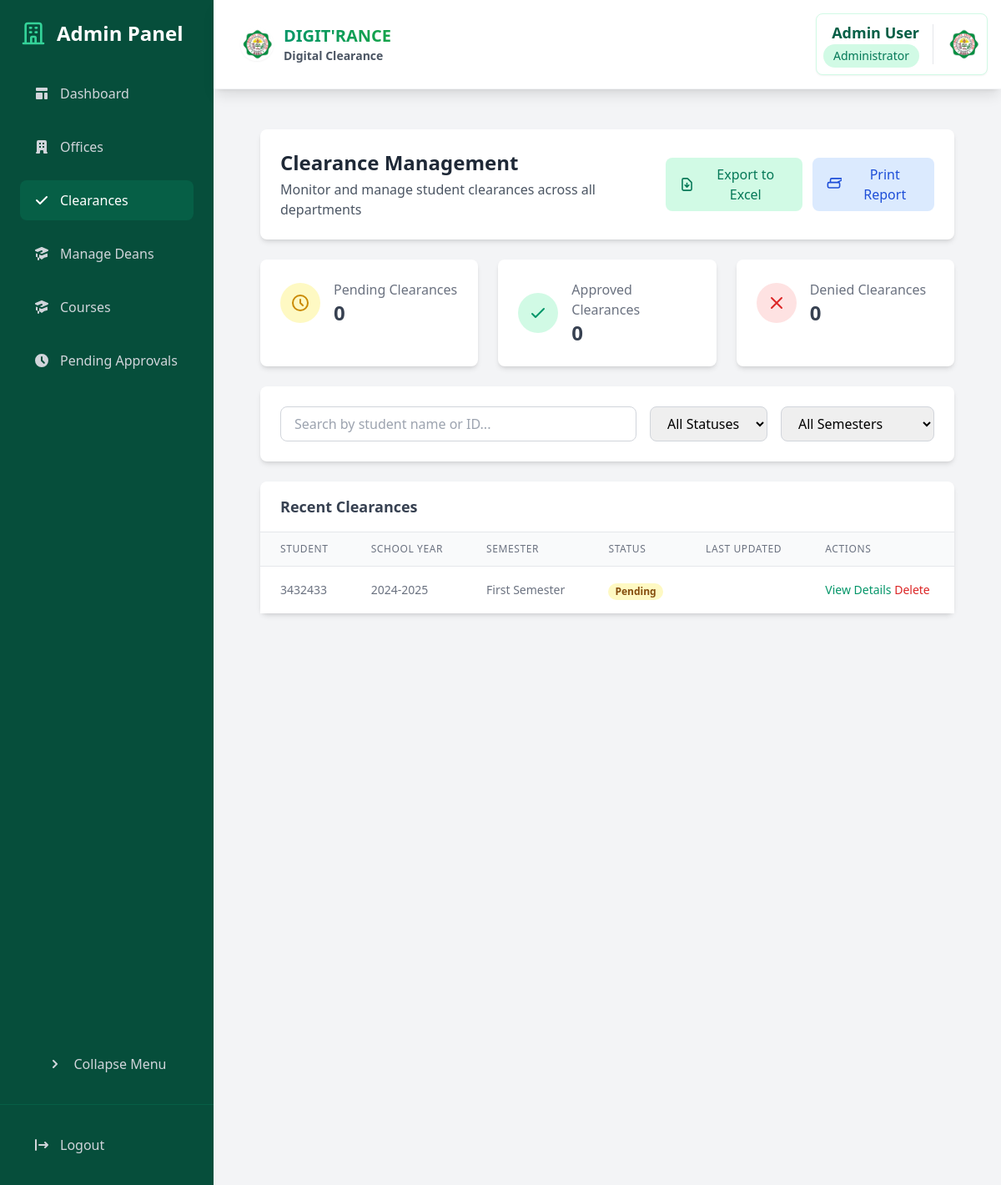
The page /dashboard/admin/clearances/ (signed in) on the database its author committed.
### core/models.py (models this page shows, shortened)
class UserProfile(models.Model):
    user = models.OneToOneField(User, on_delete=models.CASCADE)
    profile_picture = models.ImageField(upload_to='admin_profiles/', null=True, blank=True)
    def get_profile_picture_url(self):
        return self.profile_picture.url if self.profile_picture else static('img/default-profile.png')

class Clearance(models.Model):
    student = models.ForeignKey(Student, on_delete=models.CASCADE, related_name='clearances')
    school_year = models.CharField(max_length=9)
    semester = models.CharField(max_length=3, choices=SEMESTER_CHOICES)
    is_cleared = models.BooleanField(default=False)
    cleared_date = models.DateTimeField(null=True, blank=True)
    program_chair_approved = models.BooleanField(default=False)
    created_at = models.DateTimeField(auto_now_add=True)
    class Meta:
        unique_together = ['student', 'school_year', 'semester']
        ordering = ['-school_year', '-semester']

class Student(models.Model):
    user = models.OneToOneField(User, on_delete=models.CASCADE)
    student_id = models.CharField(max_length=20, unique=True)
    course = models.ForeignKey(Course, on_delete=models.PROTECT)
    year_level = models.IntegerField()
    is_boarder = models.BooleanField(default=False)
    created_at = models.DateTimeField(auto_now_add=True)
    is_approved = models.BooleanField(default=False)
    rejection_reason = models.TextField(blank=True, null=True)
    profile_picture = models.ImageField(upload_to='student_profiles/', null=True, blank=True)

### core/views.py (the view)
# urls.py: path('dashboard/admin/clearances/', views.admin_clearances, name='admin_clearances'),
@login_required
@user_passes_test(lambda u: u.is_superuser)
def admin_clearances(request):
    clearances = Clearance.objects.select_related('student').all().order_by('-school_year', '-semester')
    return render(request, 'admin/clearances.html', {
        'clearances': clearances,
        'clearance_stats': {
            'pending': ClearanceRequest.objects.filter(status='PENDING').count(),
            'approved': ClearanceRequest.objects.filter(status='APPROVED').count(),
            'denied': ClearanceRequest.objects.filter(status='DENIED').count(),
        },
        'recent_clearances': Clearance.objects.select_related('student').order_by('-created_at')[:5],
    })

### templates/admin/clearances.html (shortened to what this page needs)
{% extends 'admin/base_admin.html' %}
{% block admin_content %}
<div class="space-y-6">
    <div class="bg-white rounded-lg shadow-md p-6">
        <div class="flex justify-between items-center">
            <div>
                <h1 class="text-2xl font-bold text-gray-800">Clearance Management</h1>
                <p class="text-gray-600 mt-1">Monitor and manage student clearances across all departments</p>
            </div>
            <div class="flex space-x-3">
                <button onclick="exportToExcel()" class="inline-flex items-center px-4 py-2 bg-emerald-100 text-emerald-700 rounded-lg hover:bg-emerald-200">
                    <svg class="w-5 h-5 mr-2" fill="none" stroke="currentColor" viewBox="0 0 24 24">
                        <path stroke-linecap="round" stroke-linejoin="round" stroke-width="2" d="M12 10v6m0 0l-3-3m3 3l3-3m2 8H7a2 2 0 01-2-2V5a2 2 0 012-2h5.586a1 1 0 01.707.293l5.414 5.414a1 1 0 01.293.707V19a2 2 0 01-2 2z" />
                    </svg>
                    Export to Excel
                </button>
                <button onclick="printReport()" class="inline-flex items-center px-4 py-2 bg-blue-100 text-blue-700 rounded-lg hover:bg-blue-200">
                    <svg class="w-5 h-5 mr-2" fill="none" stroke="currentColor" viewBox="0 0 24 24">
                        <path stroke-linecap="round" stroke-linejoin="round" stroke-width="2" d="M17 17h2a2 2 0 002-2v-4a2 2 0 00-2-2H5a2 2 0 00-2 2v4a2 2 0 002 2zm8-12V5a2 2 0 00-2-2H9a2 2 0 00-2 2v4h10z" />
                    </svg>
                    Print Report
                </button>
            </div>
        </div>
    </div>
    <div class="grid grid-cols-1 md:grid-cols-3 gap-6">
        <div class="bg-white rounded-lg shadow-md p-6">
            <div class="flex items-center">
                <div class="p-3 rounded-full bg-yellow-100">
                    <svg class="w-6 h-6 text-yellow-600" fill="none" stroke="currentColor" viewBox="0 0 24 24">
                        <path stroke-linecap="round" stroke-linejoin="round" stroke-width="2" d="M12 8v4l3 3m6-3a9 9 0 11-18 0 9 9 0 0118 0z" />
                    </svg>
                </div>
                <div class="ml-4">
                    <p class="text-gray-500">Pending Clearances</p>
                    <p class="text-2xl font-semibold text-gray-700">{{ clearance_stats.pending }}</p>
                </div>
            </div>
        </div>
        <div class="bg-white rounded-lg shadow-md p-6">
            <div class="flex items-center">
                <div class="p-3 rounded-full bg-emerald-100">
                    <svg class="w-6 h-6 text-emerald-600" fill="none" stroke="currentColor" viewBox="0 0 24 24">
                        <path stroke-linecap="round" stroke-linejoin="round" stroke-width="2" d="M5 13l4 4L19 7" />
                    </svg>
                </div>
                <div class="ml-4">
                    <p class="text-gray-500">Approved Clearances</p>
                    <p class="text-2xl font-semibold text-gray-700">{{ clearance_stats.approved }}</p>
                </div>
            </div>
        </div>
        <div class="bg-white rounded-lg shadow-md p-6">
            <div class="flex items-center">
                <div class="p-3 rounded-full bg-red-100">
                    <svg class="w-6 h-6 text-red-600" fill="none" stroke="currentColor" viewBox="0 0 24 24">
                        <path stroke-linecap="round" stroke-linejoin="round" stroke-width="2" d="M6 18L18 6M6 6l12 12" />
                    </svg>
                </div>
                <div class="ml-4">
                    <p class="text-gray-500">Denied Clearances</p>
                    <p class="text-2xl font-semibold text-gray-700">{{ clearance_stats.denied }}</p>
                </div>
            </div>
        </div>
    </div>
    <div class="bg-white rounded-lg shadow-md p-6">
        <div class="flex flex-col md:flex-row md:items-center md:justify-between space-y-4 md:space-y-0 md:space-x-4">
            <div class="flex-1">
                <input type="text" id="searchClearance" placeholder="Search by student name or ID..."
                       class="w-full px-4 py-2 border border-gray-300 rounded-lg focus:ring-2 focus:ring-emerald-500 focus:border-emerald-500">
            </div>
            <div class="flex space-x-4">
                <select id="statusFilter" class="px-4 py-2 border border-gray-300 rounded-lg focus:ring-2 focus:ring-emerald-500 focus:border-emerald-500">
                    <option value="">All Statuses</option>
                </select>
                <select id="semesterFilter" class="px-4 py-2 border border-gray-300 rounded-lg focus:ring-2 focus:ring-emerald-500 focus:border-emerald-500">
                    <option value="">All Semesters</option>
                </select>
            </div>
        </div>
    </div>
    <div class="bg-white rounded-lg shadow-md">
        <div class="px-6 py-4 border-b border-gray-200">
            <h2 class="text-lg font-semibold text-gray-700">Recent Clearances</h2>
        </div>
        <div class="overflow-x-auto">
            <table class="min-w-full divide-y divide-gray-200">
                <thead class="bg-gray-50">
                    <tr>
                        <th class="px-6 py-3 text-left text-xs font-medium text-gray-500 uppercase tracking-wider">Student</th>
                        <th class="px-6 py-3 text-left text-xs font-medium text-gray-500 uppercase tracking-wider">School Year</th>
                        <th class="px-6 py-3 text-left text-xs font-medium text-gray-500 uppercase tracking-wider">Semester</th>
                        <th class="px-6 py-3 text-left text-xs font-medium text-gray-500 uppercase tracking-wider">Status</th>
                        <th class="px-6 py-3 text-left text-xs font-medium text-gray-500 uppercase tracking-wider">Last Updated</th>
                        <th class="px-6 py-3 text-left text-xs font-medium text-gray-500 uppercase tracking-wider">Actions</th>
                    </tr>
                </thead>
                <tbody class="bg-white divide-y divide-gray-200">
                    {% for clearance in clearances %}
                    <tr class="hover:bg-gray-50">
                        <td class="px-6 py-4 whitespace-nowrap">
                            <div class="text-sm text-gray-500">{{ clearance.student.student_id }}</div>
                        </td>
                        <td class="px-6 py-4 whitespace-nowrap text-sm text-gray-500">
                            {{ clearance.school_year }}
                        </td>
                        <td class="px-6 py-4 whitespace-nowrap text-sm text-gray-500">
                            {{ clearance.get_semester_display }}
                        </td>
                        <td class="px-6 py-4 whitespace-nowrap">
                            <span class="px-2 inline-flex text-xs leading-5 font-semibold rounded-full
                                {% if clearance.is_cleared %}bg-emerald-100 text-emerald-800
                                {% elif clearance.is_denied %}bg-red-100 text-red-800
                                {% else %}bg-yellow-100 text-yellow-800{% endif %}">
                                {% if clearance.is_cleared %}Cleared
                                {% elif clearance.is_denied %}Denied
                                {% else %}Pending{% endif %}
                            </span>
                        </td>
                        <td class="px-6 py-4 whitespace-nowrap text-sm text-gray-500">
                        </td>
                        <td class="px-6 py-4 whitespace-nowrap text-sm font-medium">
                            <a href="{% url 'clearance_details' clearance.id %}"
                               class="text-emerald-600 hover:text-emerald-800">
                                View Details
                            </a>
                            <form method="POST" action="{% url 'delete_clearance' clearance.id %}" class="inline">
                                <button type="submit" class="text-red-600 hover:text-red-900"
                                        onclick="return confirm('Are you sure you want to delete this clearance?')">
                                    Delete
                                </button>
                            </form>
                        </td>
                    </tr>
                    {% empty %}
                    <tr>
                        <td colspan="6" class="px-6 py-4 text-center text-sm text-gray-500">
                            No clearances found
                        </td>
                    </tr>
                    {% endfor %}
                </tbody>
            </table>
        </div>
    </div>
</div>
{% endblock %}

### templates/components/navbar.html (shortened to what this page needs)
{% load static %}
<header class="bg-white shadow-lg p-4 flex justify-between items-center border-b border-gray-100 sticky top-0 z-50">
    <div class="flex items-center">
        <h1 class="text-xl font-bold flex items-center ml-4 text-gray-800">
            <a href="{% url 'home' %}" class="flex items-center group">
                <img src="{% static 'img/permit_logo.png' %}" alt="JHCSC Logo" class="h-10 w-10 mr-3 rounded-full shadow-sm">
                <div class="flex flex-col">
                    <span class="text-gradient bg-clip-text text-transparent bg-gradient-to-r from-emerald-600 to-green-600 group-hover:from-emerald-700 group-hover:to-green-700 transition-all">
                    </span>
                    <span class="text-sm text-gray-600">Digital Clearance</span>
                </div>
            </a>
        </h1>    </div>
    <div class="flex items-center">
        {% if user.is_authenticated %}
            <div class="bg-white rounded-lg shadow-sm border border-emerald-100 hover:shadow-md transition-all duration-200">
                <div class="flex items-center space-x-4 p-2">
                    <div class="flex flex-col items-end">
                        <span class="font-semibold text-lg text-emerald-800">
                            {% if user.programchair %}
                                {{ user.programchair.user.get_full_name }}
                            {% elif user.student %}
                                {{ user.student.user.get_full_name }}
                            {% elif user.staff %}
                                {{ user.staff.user.get_full_name }}
                            {% elif user.is_superuser %}
                                {{ user.get_full_name }}
                            {% else %}
                                {{ user.get_full_name }}
                            {% endif %}
                        </span>
                        <span class="text-sm px-3 py-1 bg-emerald-100 text-emerald-700 rounded-full font-medium">
                            {% if user.programchair %}
                                Program Chair
                            {% elif user.student %}
                                Student
                            {% elif user.staff %}
                                {{ user.staff.office.name }} Staff
                            {% elif user.is_superuser %}
                                Administrator
                            {% endif %}
                        </span>
                    </div>
                    <div class="relative group">
                        {% if user.student %}
                            <img src="{{ user.student.get_profile_picture_url }}"
                                 alt="Profile"
                                 class="w-10 h-10 rounded-full object-cover">
                        {% elif user.programchair %}
                            <img src="{{ user.programchair.get_profile_picture_url }}"
                                 alt="Profile"
                                 class="w-10 h-10 rounded-full object-cover">
                        {% elif user.staff %}
                            <img src="{{ user.staff.get_profile_picture_url }}"
                                 alt="Profile"
                                 class="w-10 h-10 rounded-full object-cover">
                        {% elif user.is_superuser %}
                            {% if user.userprofile %}
                                <img src="{{ user.userprofile.get_profile_picture_url }}"
                                     alt="Profile"
                                     class="w-10 h-10 rounded-full object-cover">
                            {% else %}
                                <img src="{% static 'img/default-profile.png' %}"
                                     alt="Profile"
                                     class="w-10 h-10 rounded-full object-cover">
                            {% endif %}
                        {% endif %}
                    </div>
                </div>
            </div>
        {% endif %}
    </div>
</header>

### templates/components/navbar.html (style rules this page uses)
.text-gradient { background-size: 100%; -webkit-background-clip: text; -moz-background-clip: text; -webkit-text-fill-color: transparent; -moz-text-fill-color: transparent; }

### rows shown on the page
Clearance: student.student_id "3432433", school_year "2024-2025", semester "First Semester", is_cleared "Pending"

### other values the page prints
{{ user.get_full_name }} "Admin User"
{{ clearance_stats.pending }} "0"
{{ clearance_stats.approved }} "0"
{{ clearance_stats.denied }} "0"
